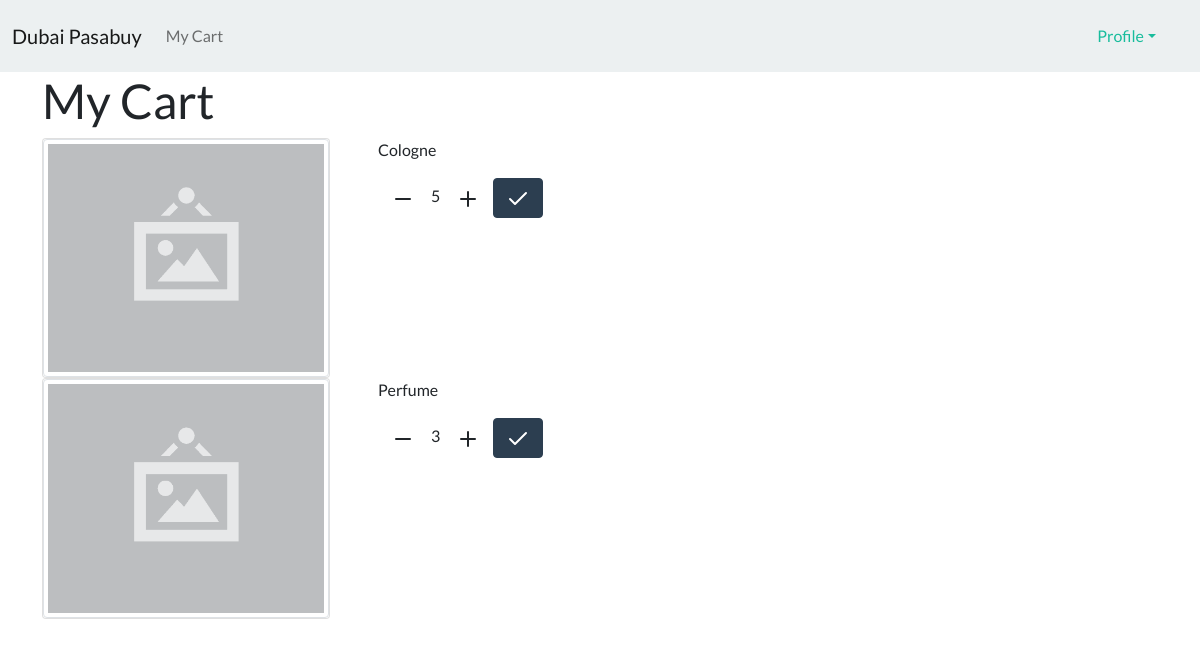
The page /public/cart.php (signed in) on the database as committed earlier.
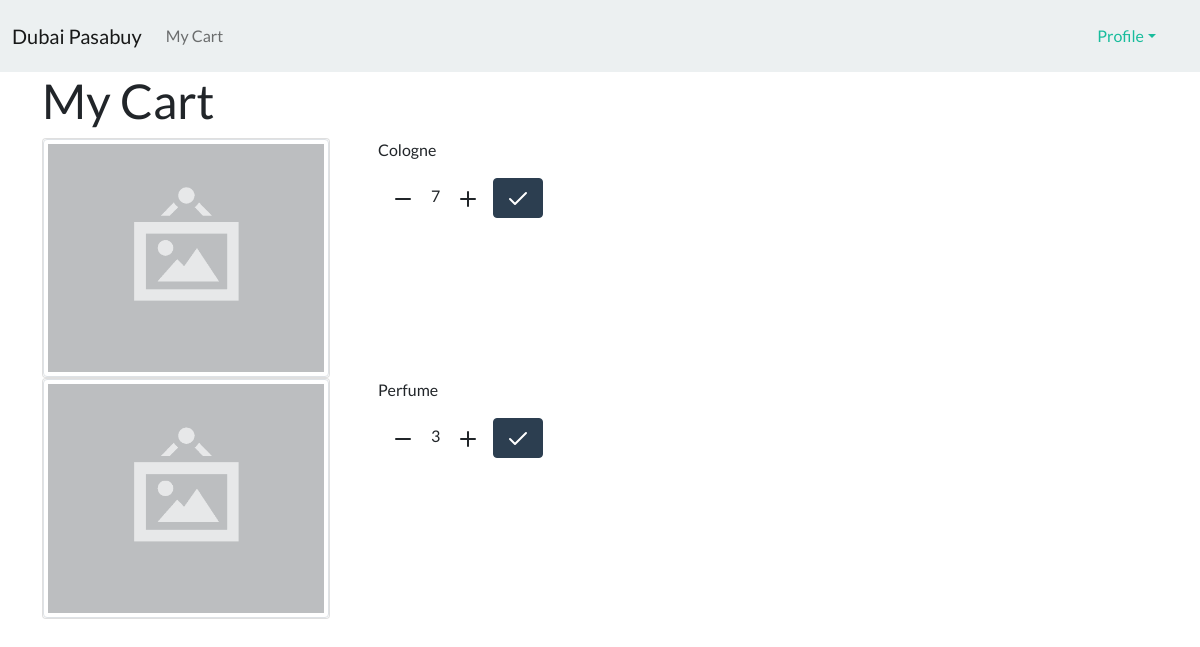
The same page on the database as committed later.
### tables this page shows
CREATE TABLE `products` (
  `id` int(11) NOT NULL,
  `name` varchar(128) NOT NULL,
  `cost_aed` decimal(15,2) DEFAULT NULL,
  `cost_php` decimal(15,2) DEFAULT NULL,
  `access` tinytext NOT NULL
);

CREATE TABLE `customers` (
  `id` int(11) NOT NULL,
  `username` varchar(255) NOT NULL,
  `password` varchar(255) NOT NULL,
  `cart` longtext DEFAULT NULL
);

### public/cart.php (the view, shortened to what this page needs)
<?php
require_once "header.php";
require_once "navbar.php";
require_once __DIR__ . "/../db/connection.php";
$username = get_session_user();
$selectStmt = $conn->prepare("SELECT cart FROM customers WHERE username=?");
function _json_to_assoc(mysqli_stmt $stmt, string $username) {
    $stmt->bind_param("s", $username);
    $stmt->execute();
    $results = $stmt->get_result()->fetch_assoc();
    if ($results) return json_decode($results["cart"], true);
}
function display_cart_products(mysqli $conn, string $username, mysqli_stmt $stmt) {
    $cartDec = _json_to_assoc($stmt, $username);
    if ($cartDec) {
        foreach ($cartDec as $productId => $value) {
            $product = $conn->query("SELECT `name` FROM products WHERE id='$productId'");
            $productName = $product->fetch_assoc()["name"];
            echo <<<CART_ITEMS
            <div class="d-flex">
                <div class="card item-card me-5">
                    <img src="static/img/product.png" class="img-thumbnail" alt="..." />
                </div>
                <div class="d-flex flex-column">
                    <p>$productName</p>
                    <div class="d-flex flex-row">
                        <div class="btn-container">
                            <button class="btn decrease$productId"><i data-feather="minus"></i></button>
                            <span id="value$productId">{$cartDec[$productId]}</span>
                            <button class="btn increase$productId"><i data-feather="plus"></i></button>
                        </div>
                        <form method="post">
                                id="input-value$productId"
                                value="$value"
                            <input style="display: none" value="$productId" name="productId"/>
                            <button type="submit" class="btn btn-primary" data-bs-toggle="tooltip" data-bs-placement="bottom" title="Save amount">
                                <i data-feather="check"></i>
                            </button>
                        </form>
                    </div>
                </div>
            </div>
            const value$productId = document.querySelector("#value$productId");
            const btn$productId = document.querySelectorAll(".btn");
            let count$productId = value$productId.textContent;
            btn$productId.forEach(function (btn$productId) {
                btn$productId.addEventListener("click", function (e) {
                    if (styles.contains("decrease$productId")) {
                        if (count$productId > 0) {
                            count$productId--;
                    } else if (styles.contains("increase$productId")) {
                        count$productId++;
                    if (count$productId > 0) {
                        value$productId.style.color = "green";
                    // if (count$productId < 0) {
                    //     value$productId.style.color = "red";
                    if (count$productId === 0) {
                        value$productId.style.color = "#222";
                    value$productId.textContent = count$productId;
                    document.getElementById("input-value$productId").value = count$productId;
            CART_ITEMS;
        }
    }
}
?>
<?php display_navbar() ?>
<div class="container">
    <h1>My Cart</h1>
    <div class="d-flex flex-column justify-content-center">
        <?php
        display_cart_products($conn, $username, $selectStmt);
        ?>
    </div>
</div>

### public/header.php (shortened to what this page needs)
<!DOCTYPE html>
<html lang="en">
<head>
    <link href="./static/bootstrap.min.css" rel="stylesheet">
    <link href="./static/css/home.css" rel="stylesheet">
</head>
<body>
</body>
</html>

### public/navbar.php (shortened to what this page needs)
<?php
function display_navbar() {
    echo <<<NAVBAR
    <style>
        .sneaky {
            display: none;
        }
        a {
            cursor: pointer;
        }
    </style>
    <nav class="navbar navbar-expand-lg navbar-light bg-light">
        <div class="container-fluid">
        <a class="navbar-brand" href="home.php">Dubai Pasabuy</a>
            <button
                class="navbar-toggler"
                type="button"
                data-bs-toggle="collapse"
                data-bs-target="#navbarText"
                aria-controls="navbarText"
                aria-expanded="false"
                aria-label="Toggle navigation"
            >
                <span class="navbar-toggler-icon"></span>
            </button>
            <div class="collapse navbar-collapse" id="navbarText">
                <ul class="navbar-nav me-auto mb-2 mb-lg-0">
                    <li class="nav-item">
                        <a class="nav-link" href="cart.php">My Cart</a>
                    </li>
                </ul>
                <span class="nav-item">
                    <div class="dropdown">
                        <a class="nav-link dropdown-toggle" id="profile-dropdown" data-bs-toggle="dropdown" aria-expanded="false">Profile</a>
                        <ul class="dropdown-menu" aria-labelledby="profile-dropdown">
                            <li><button class="dropdown-item" href="#">Settings</button></li>
                            <form method="get">
                                <input class="sneaky" name="logoutUser" value="yes"></input>
                                <li><button class="dropdown-item" type="submit" name="logoutUser">Logout</button></li>
                            </form>
                        </ul>
                    </div>
                </span>
            </div>
        </div>
    </nav>
    NAVBAR;
}

### static/css/home.css (style rules this page uses)
.item-card { width: 18rem; }

Rows that differ between the two databases and show on the page:
changed customers: cart "{\"30\":\"5\",\"175\":\"3\"}" → "{\"30\":\"7\",\"175\":\"3\"}" (drawn)
Other text that changed with them:
new list line: "Cologne"
new list line: "7"
list line gone: "Cologne"
list line gone: "5"
